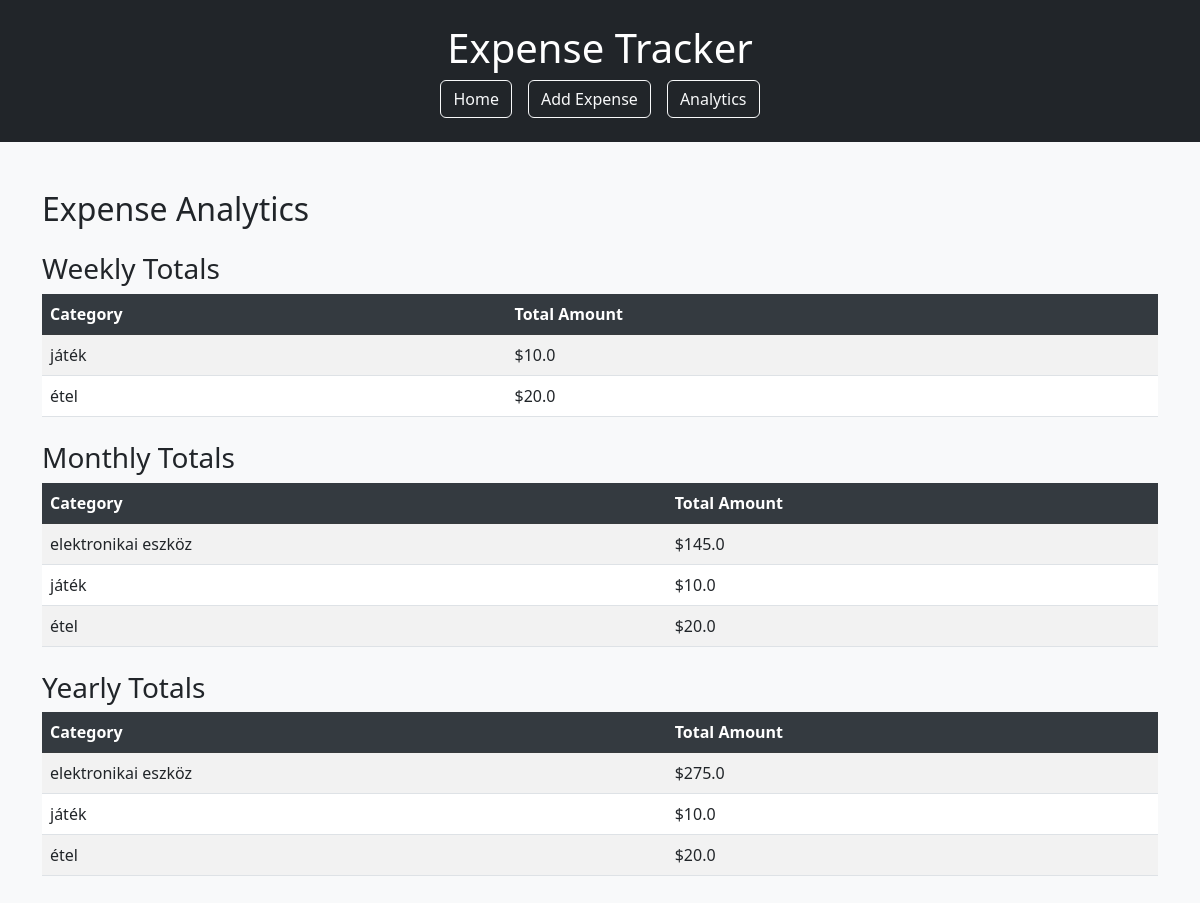
The app's page /analytics with its own data.
### tables this page shows
CREATE TABLE expenses (
            id INTEGER PRIMARY KEY AUTOINCREMENT,
            description TEXT NOT NULL,
            amount REAL NOT NULL,
            category TEXT NOT NULL,
            date TEXT NOT NULL
        );

### app.py (the view)
@app.route('/analytics')
def analytics():
    conn = get_db_connection()
    today = datetime.today()
    last_week = today - timedelta(days=7)
    last_month = today - timedelta(days=30)
    last_year = today - timedelta(days=365)
    weekly_totals = conn.execute('''
        SELECT category, SUM(amount) as total
        FROM expenses
        WHERE date >= ?
        GROUP BY category
    ''', (last_week.strftime('%Y-%m-%d'),)).fetchall()
    monthly_totals = conn.execute('''
        SELECT category, SUM(amount) as total
        FROM expenses
        WHERE date >= ?
        GROUP BY category
    ''', (last_month.strftime('%Y-%m-%d'),)).fetchall()
    yearly_totals = conn.execute('''
        SELECT category, SUM(amount) as total
        FROM expenses
        WHERE date >= ?
        GROUP BY category
    ''', (last_year.strftime('%Y-%m-%d'),)).fetchall()
    conn.close()
    return render_template('analytics.html',
                           weekly_totals=weekly_totals,
                           monthly_totals=monthly_totals,
                           yearly_totals=yearly_totals)

### app.py (called while the page is built)
def get_db_connection():
    conn = sqlite3.connect('expenses.db')
    conn.row_factory = sqlite3.Row
    return conn

### templates/analytics.html
{% extends "layout.html" %}
{% block content %}
<h2 class="mb-4">Expense Analytics</h2>
<h3 class="mt-4">Weekly Totals</h3>
<table class="table table-striped table-hover">
    <thead class="table-dark">
        <tr>
            <th>Category</th>
            <th>Total Amount</th>
        </tr>
    </thead>
    <tbody>
        {% for item in weekly_totals %}
        <tr>
            <td>{{ item.category }}</td>
            <td>${{ item.total }}</td>
        </tr>
        {% endfor %}
    </tbody>
</table>
<h3 class="mt-4">Monthly Totals</h3>
<table class="table table-striped table-hover">
    <thead class="table-dark">
        <tr>
            <th>Category</th>
            <th>Total Amount</th>
        </tr>
    </thead>
    <tbody>
        {% for item in monthly_totals %}
        <tr>
            <td>{{ item.category }}</td>
            <td>${{ item.total }}</td>
        </tr>
        {% endfor %}
    </tbody>
</table>
<h3 class="mt-4">Yearly Totals</h3>
<table class="table table-striped table-hover">
    <thead class="table-dark">
        <tr>
            <th>Category</th>
            <th>Total Amount</th>
        </tr>
    </thead>
    <tbody>
        {% for item in yearly_totals %}
        <tr>
            <td>{{ item.category }}</td>
            <td>${{ item.total }}</td>
        </tr>
        {% endfor %}
    </tbody>
</table>
{% endblock %}

### templates/static/style.css (style rules this page uses)
body { background-color: #f8f9fa; }
.table thead th { background-color: #343a40; color: white; }
.table-striped tbody tr:nth-of-type(odd) { background-color: rgba(0, 0, 0, 0.05); }

### records on screen
expenses: category "játék", total "10.0"
expenses: category "étel", total "20.0"

### other values on screen
{{ item.category }} "elektronikai eszköz"
{{ item.total }} "145.0"
{{ item.total }} "275.0"
